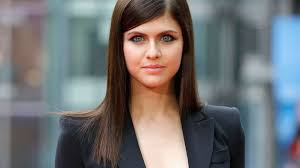
#> input picture Alexandra Dadaario/images (1).jpg, 300 x 168 px; its folder holds only this picture in this run
$ python -i data_cleaning.py   (imports and definitions only)
#> lines starting #> are read from the running program, lines starting #| are printed output that depends on the picture
import cv2
import matplotlib.pyplot as plt
import os
import shutil
class DetectFaceAndEyes:
    def __init__(self):
        self.face_cascade = cv2.CascadeClassifier(cv2.data.haarcascades + 'haarcascade_frontalface_default.xml')
        self.eye_cascade = cv2.CascadeClassifier(cv2.data.haarcascades + 'haarcascade_eye.xml')

    def convert_2_zoom_if_eyes_present(self, imgpath):
#> called with imgpath = 'Alexandra Dadaario/images (1).jpg'
        img = cv2.imread(imgpath)
#> img is the input picture: shape (168, 300, 3); mean B, G, R 114, 112.5, 111.4
        if img is None:
            print(f"Error: Image not found or invalid format -> {imgpath}")
            return None

        gray = cv2.cvtColor(img, cv2.COLOR_BGR2GRAY)
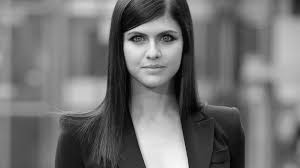
#> gray: shape (168, 300); min 0, max 247, mean 112.4
        faces = self.face_cascade.detectMultiScale(gray, scaleFactor=1.3, minNeighbors=5)
#> faces = [[116, 11, 75, 75]]

        for x, y, w, h in faces:
            roi_gray = gray[y:y + h, x:x + w]
            roi_color = img[y:y + h, x:x + w]

            eyes = self.eye_cascade.detectMultiScale(roi_gray)

            if len(eyes) >= 2:
                return roi_color
#> this loop made 1 pass
#> (x, y, w, h, eyes) on pass 1: (116, 11, 75, 75, [[11, 16, 22, 22], [38, 15, 23, 23]])
#> pass 1, in convert_2_zoom_if_eyes_present, `roi_gray = gray[y:y + h, x:x + w]`:
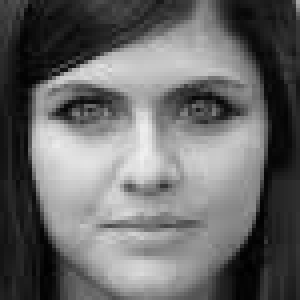
#> roi_gray: shape (75, 75) (shown 4 times larger); min 0, max 240, mean 104.6
#> pass 1, in convert_2_zoom_if_eyes_present, `roi_color = img[y:y + h, x:x + w]`:
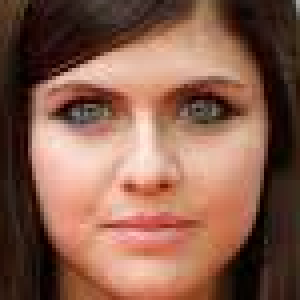
#> roi_color: shape (75, 75, 3) (shown 4 times larger); mean B, G, R 77.1, 94.1, 135.7

        return None

class CreateCroppedFolder:
    def __init__(self):
        self.path_to_dataset = 'F:\Coding\Python\ML\Image Classifier\data_set'
        self.crpfolder = 'F:\Coding\Python\ML\Image Classifier\data_set\cropped'

    def print_list(self):
        self.img_dir = [i.path for i in os.scandir(self.path_to_dataset) if i.is_dir()]
        return self.img_dir

    def create_cropped_folder(self):
        obj = DetectFaceAndEyes()

        if os.path.exists(self.crpfolder):
            shutil.rmtree(self.crpfolder)
        os.mkdir(self.crpfolder)

        self.print_list()
        crp_img_dir = []

        for folder in self.img_dir:
            name = os.path.basename(folder)
            count = 1  # Move count outside the loop

            for img_file in os.scandir(folder):
                roi_color = obj.convert_2_zoom_if_eyes_present(img_file.path)  # Pass file path

                if roi_color is not None:
                    crop_folder = os.path.join(self.crpfolder, name)
                    if not os.path.exists(crop_folder):
                        os.mkdir(crop_folder)
                        crp_img_dir.append(crop_folder)

                    cropped_file = f"{name}_{count}.png"
                    cropped_file_path = os.path.join(crop_folder, cropped_file)

                    cv2.imwrite(cropped_file_path, roi_color)
                    count += 1

obj1 = CreateCroppedFolder()
# [2 lines not run here, left out]

>>> result = DetectFaceAndEyes().convert_2_zoom_if_eyes_present('Alexandra Dadaario/images (1).jpg')

$ run again, on Alexandra Dadaario/images (11).jpg
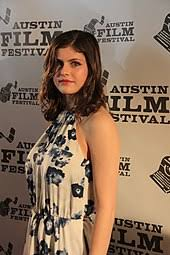
#> input picture Alexandra Dadaario/images (11).jpg, 170 x 255 px
#> in convert_2_zoom_if_eyes_present, img is the input picture: shape (255, 170, 3); mean B, G, R 94.4, 114, 138.1
#> in convert_2_zoom_if_eyes_present, `gray = cv2.cvtColor(img, cv2.COLOR_BGR2GRAY)`:
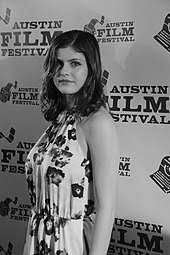
#> gray: shape (255, 170); min 0, max 254, mean 119
#> faces = [[42, 44, 51, 51]]
#> the loop in convert_2_zoom_if_eyes_present, `for x, y, w, h in faces:` made 1 pass
#> pass 1, in convert_2_zoom_if_eyes_present, `roi_color = img[y:y + h, x:x + w]`:
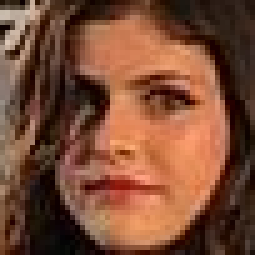
#> roi_color: shape (51, 51, 3) (shown 5 times larger); mean B, G, R 53.3, 75.3, 122.2
